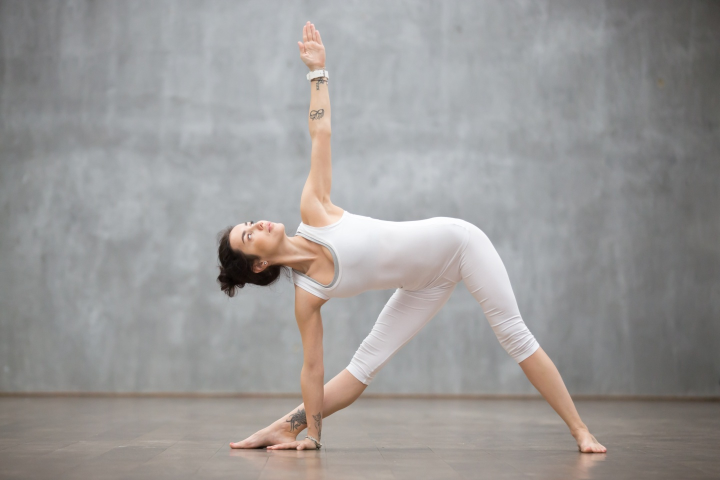
#> input picture Images/img1.jpg, 1440 x 960 px (shown at 1/2 size)
$ jupyter execute 'cv_4_8_图像金字塔.ipynb'
#> lines starting #> are read from the running program, lines starting #| are printed output that depends on the picture
[cell 1]
#函数：cv.pyrUp(), cv.pyrDown()
import cv2 as cv
import numpy as np
from matplotlib import pyplot as plt

img1 = cv.imread("../Images/img1.jpg")
#> img1 is the input picture: shape (960, 1440, 3); mean B, G, R 151.6, 152.7, 154.9
img1 = img1[:,:,:: -1]
imgPyr = img1.copy()

#高斯金字塔
gaussPyr = [imgPyr]
for i in range(6):
    imgPyr = cv.pyrDown(imgPyr)
    gaussPyr.append(imgPyr)
#> this loop made 6 passes
#> pass 1, `imgPyr = cv.pyrDown(imgPyr)`:
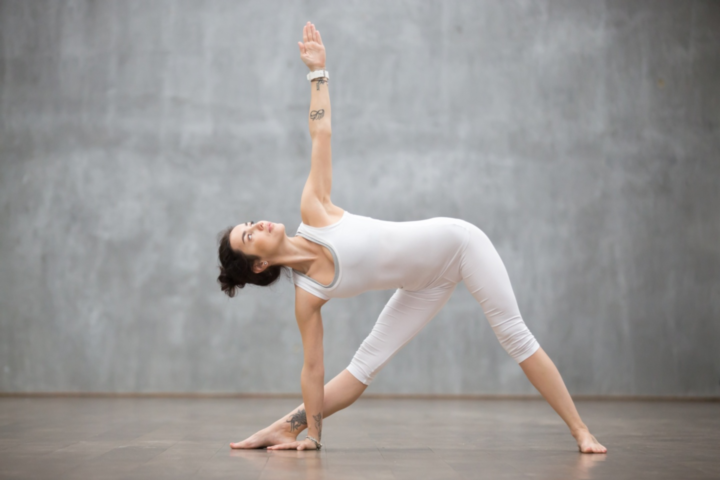
#> imgPyr: shape (480, 720, 3); mean R, G, B 154.9, 152.7, 151.6
#> pass 3, `imgPyr = cv.pyrDown(imgPyr)`:
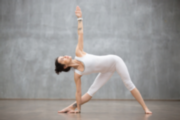
#> imgPyr: shape (120, 180, 3); mean R, G, B 155, 152.8, 151.7
#> after the loop, gaussPyr = 7 items

for i in range(6):
    plt.subplot(3,2,i+1),plt.imshow(gaussPyr[i])

plt.show()
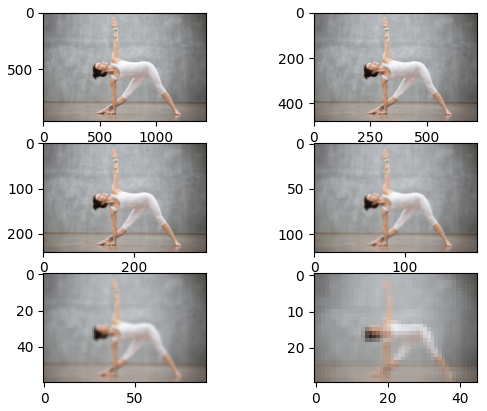
#> figure drawn by matplotlib, 6 panels

print(gaussPyr[4].shape)
#| (60, 90, 3)
GE = cv.pyrUp(gaussPyr[5])
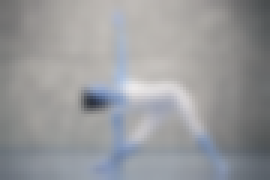
#> GE: shape (60, 90, 3) (shown 3 times larger); mean of channels 0, 1, 2 155.1, 153, 152; drawn as B, G, R
print(GE.shape)
#| (60, 90, 3)

[cell 2]
#拉普拉斯金字塔
lapPyr = [gaussPyr[5]]
tmp = [gaussPyr[5]]
for i in range(5, 0, -1):
    GE = cv.pyrUp(gaussPyr[i])
    tmp.append(GE)
    lap = cv.subtract(gaussPyr[i-1], GE)
    lapPyr.append(lap)
#> this loop made 5 passes
#> pass 1, `lap = cv.subtract(gaussPyr[i-1], GE)`:
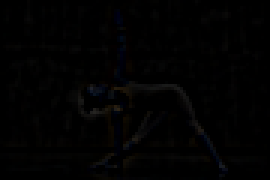
#> lap: shape (60, 90, 3) (shown 3 times larger); mean of channels 0, 1, 2 1.6, 1.6, 1.8; drawn as B, G, R
#> pass 3, `GE = cv.pyrUp(gaussPyr[i])`:
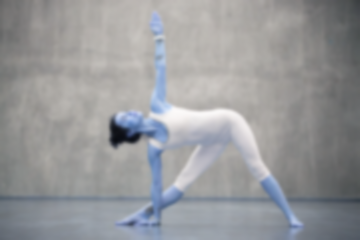
#> GE: shape (240, 360, 3); mean of channels 0, 1, 2 155, 152.8, 151.7; drawn as B, G, R
#> after the loop, lapPyr = 6 items; tmp = 6 items


for i in range(6):
    plt.subplot(3,2,i+1),plt.imshow(tmp[i])

plt.show()
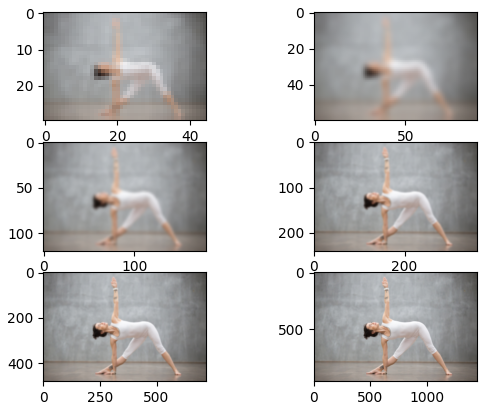
#> figure drawn by matplotlib, 6 panels

for i in range(6):
    plt.subplot(3,2,i+1),plt.imshow(lapPyr[i])

plt.show()
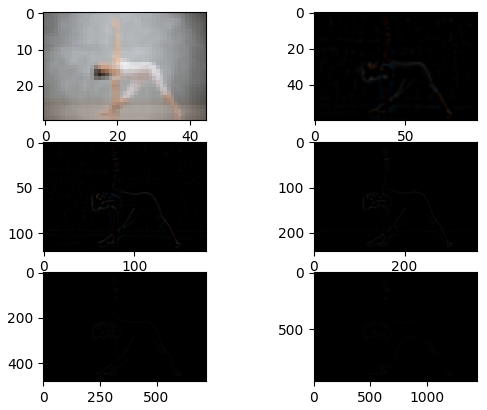
#> figure drawn by matplotlib, 6 panels

$ run again, with Images/img19.jpg copied over Images/img1.jpg
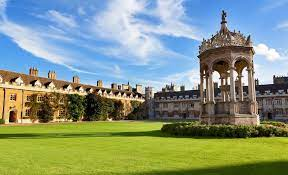
#> input picture Images/img19.jpg, 288 x 175 px
#> img1 is the input picture: shape (175, 288, 3); mean B, G, R 130.4, 150.2, 134
#> the loop `for i in range(6):` made 6 passes
#> pass 1, `imgPyr = cv.pyrDown(imgPyr)`:
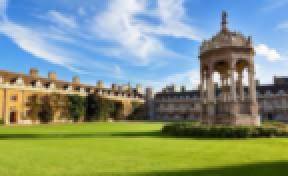
#> imgPyr: shape (88, 144, 3) (shown 2 times larger); mean R, G, B 133.9, 150.1, 130.4
#> pass 3, `imgPyr = cv.pyrDown(imgPyr)`:
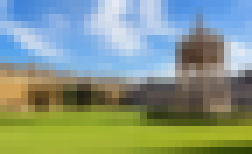
#> imgPyr: shape (22, 36, 3) (shown 7 times larger); mean R, G, B 134.4, 151.2, 133.8
#> after the loop `for i in range(6):`: gaussPyr = 7 items
#| (11, 18, 3)
#| (12, 18, 3)
